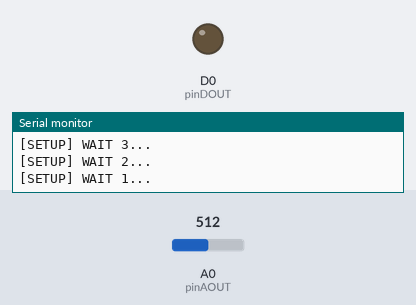
Recording of a sketch running on a simulated ESP8266 (NodeMCU). Parts: output pins drawn as LEDs (lit = HIGH), the last lines printed to the serial monitor. The inputs (shaded band) are chosen by the test bench; at power-on: A0 (pinAOUT) = 512. WiFi joins after 1.5 s; servers stay silent unless stated; uploads are accepted with an empty reply.

Above: at 4.1 s.
At 5.6 s:
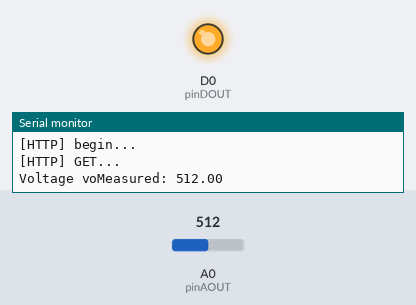
Timing chart, 0 to 7.1 s (numbered marks = the images above):
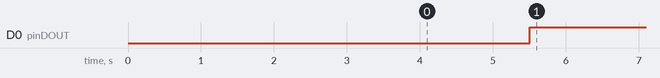

Measured:
- by itself, D0 (pinDOUT): LOW → HIGH at 5.5 s

The sketch:

dust_sensor.ino
```cpp
#include <ESP8266WiFi.h>
#include <ESP8266WiFiMulti.h>
#include <ESP8266HTTPClient.h>
#include <string.h>

#define USE_SERIAL Serial
ESP8266WiFiMulti WiFiMulti;
HTTPClient http;

// Wifi setup
const char *ssid = "Korn-Six-S";
const char *passwd = "22334455st";

// Node ID and location
String node_id = "1";
// TU Dome
String node_latitude = "14.065";
String node_longtitude = "100.6001";

int pinAOUT = A0;
int pinDOUT = D0;

int samplingTime = 280;
int deltaTime = 40;
int sleepTime = 9680;

float avg = 0;
float voMeasured;
float calcVoltage;
float dustDensity;

float calibrator = 0;

void setup(){
  USE_SERIAL.begin(115200);
  USE_SERIAL.println("\n\n");

  for (uint8_t t = 4; t > 0; t--) {
    USE_SERIAL.printf("[SETUP] WAIT %d...\n", t);
    USE_SERIAL.flush();
    delay(1000);
  }
  WiFi.mode(WIFI_STA);
  WiFiMulti.addAP(ssid, passwd);

  pinMode(pinDOUT, OUTPUT);
}

void loop(){

  if ((WiFiMulti.run() == WL_CONNECTED)) {

    HTTPClient http;
    USE_SERIAL.print("[HTTP] begin...\n");
    http.begin("http://35.228.17.233:1880/co_status");
    USE_SERIAL.print("[HTTP] GET...\n");


    for (int a = 0; a < 10; a = a + 1 ) {
      digitalWrite(pinDOUT,LOW); // power on the LED
      delayMicroseconds(samplingTime);

      voMeasured = analogRead(pinAOUT);

      delayMicroseconds(deltaTime);
      digitalWrite(pinDOUT, HIGH); // turn the LED off
      delayMicroseconds(sleepTime);

      USE_SERIAL.print("Voltage voMeasured: ");
      USE_SERIAL.println(voMeasured);
      delay(1000);
      avg = avg + voMeasured;
    }

    avg = avg / 10;
    USE_SERIAL.print("Avg voMeasured: ");
    USE_SERIAL.println(avg);

    calcVoltage = avg * (3.3 / 1024);
    USE_SERIAL.print("Avg calcVoltage: ");
    USE_SERIAL.println(calcVoltage);

    dustDensity = (0.17 * calcVoltage - 0.1) * 1000;

    if (dustDensity < calibrator) { calibrator = dustDensity; }
    USE_SERIAL.print("Calibrated: ");
    USE_SERIAL.println(calibrator);

    dustDensity += -(calibrator);
    USE_SERIAL.print("Avg Dust Density: ");
    USE_SERIAL.println(dustDensity, 2);

    String message = "\"node\":" + node_id + ",\"lon\":" + node_longtitude +  ",\"lat\":" + node_latitude + ",\"dust\":" + dustDensity;

    int httpCode = http.POST(message);

    if (httpCode > 0) {
      // HTTP header has been send and Server response header has been handled
      USE_SERIAL.printf("[HTTP] GET... code: %d\n", httpCode);

      // file found at server
      if(httpCode == HTTP_CODE_OK) {
          String payload = http.getString();
          USE_SERIAL.println(payload);
      }
    }
    else {
      USE_SERIAL.printf("[HTTP] GET... failed, error: %s\n", http.errorToString(httpCode).c_str());
    }

    http.end();
  }

  // reset avg
  avg = 0;

  delay(6000);
}
```
